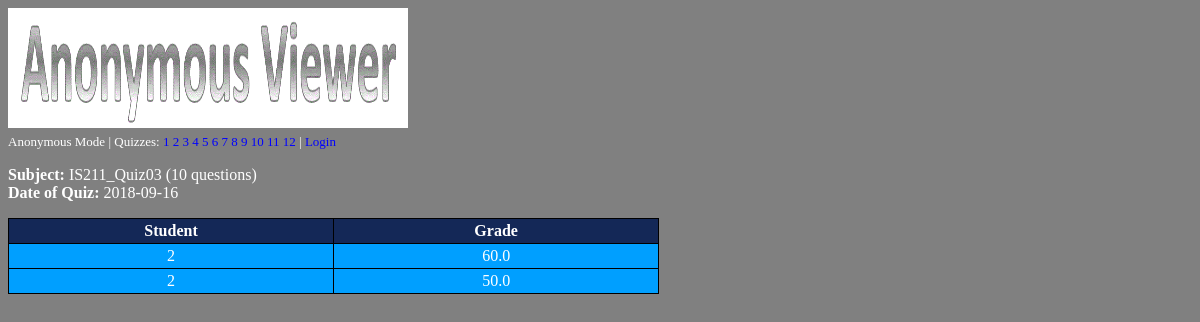
The app's page /quiz/4/results with its own data.
### tables this page shows
CREATE TABLE Quizzes (
	id INTEGER PRIMARY KEY,
	subject TEXT,
    num_of_questions INTEGER,
    date DATE
);

CREATE TABLE Student_Results (
	student_id INTEGER,
    quiz_id INTEGER,
	result REAL
);

### studentgraderesults.py (the view)
@app.route('/quiz/<id>/results', methods=['GET','POST'])
def anonymous_view(id):
    anonymous_statement = """SELECT Student_Results.student_id, Quizzes.date,
                                Quizzes.subject, Student_Results.result,
                                Quizzes.num_of_questions, Quizzes.id
                             FROM Student_Results
                             LEFT JOIN Quizzes
                             ON Student_Results.quiz_id = Quizzes.id
                             WHERE quiz_id == %s
                             ORDER BY Student_Results.result DESC""" % id
    quiz_id_list_statement = """SELECT id FROM Quizzes"""
    conn = sqlite3.connect("studentgrade.db")
    grade_data_med = conn.execute(anonymous_statement)
    grade_data = grade_data_med.fetchall()
    quiz_id_list_med = conn.execute(quiz_id_list_statement)
    quiz_id_list = quiz_id_list_med.fetchall()
    conn.commit()
    conn.close()
    valid_quizzes = []
    for quiz_id in quiz_id_list:
        valid_quizzes.append(quiz_id[0])
    if len(grade_data) == 0:
        has_results = False
    else:
        has_results = True
    return render_template('AnonymousViewer.html', list_of_quizzes=grade_data,
                           has_results=has_results,
                           valid_quizzes=valid_quizzes)

### templates/AnonymousViewer.html (shortened to what this page needs)
<!DOCTYPE html>
<html lang="en">
<head>
</head>
<body>
<div class="thumbnail"><img src="http://localhost:5000/static/anonymousviewer.gif"  height="120" width="400"></div>
<font size="2">
    Anonymous Mode |
    Quizzes:
    {% for id in valid_quizzes %}
        <a href="/quiz/{{id}}/results">{{id}}</a>
    {% endfor %} |
    <a href="/login">Login</a> <br>
</font>
<p>
    {% if has_results %}
        <b>Subject:</b> {{ list_of_quizzes[0][2] }} ({{ list_of_quizzes[0][4] }} questions)<br>
        <b>Date of Quiz:</b> {{ list_of_quizzes[0][1] }}<br>
    {% endif %}
</p>
<table>
    <tr>
        <th width="50%"><center>Student</center></th>
        <th width="50%"><center>Grade</center></th>
    </tr>
    {% if has_results %}
        {% for quiz in list_of_quizzes %}
            <tr>
                <td><center>{{ quiz[0] }}</center></td>
                <td><center>{{ quiz[3] }}</center></td>
            </tr>
        {% endfor %}
    {% else %}
        <tr><td colspan="5"><center><i>No results</i></center></td></tr>
    {% endif %}
</table>
</body>
</html>

### templates/AnonymousViewer.html (style rules this page uses)
body { font-family: "Times New Roman", Times, serif; background-color: #808080; color: #FFFFFF; }
table { width: 55%; border-spacing: 0px; border-collapse: collapse; }
table, td, th { border: 1px solid black; padding: 3px; }
th { background-color: #142857; color: #ffffff; font-family: "Times New Roman", Times, serif; text-align: left; }
td { background-color: #009fff; color: #ffffff; font-family: "Times New Roman", Times, serif }
a:link { color: #0000FF; text-decoration: none; }

### records on screen
Quizzes: subject "IS211_Quiz03", num_of_questions "10", date "2018-09-16", student_id "2", result "60.0", result "50.0"

### other values on screen
{{ id }} "1" "2" "3" "4" "5" "6" "7" "8" "9" "10" "11" "12"
